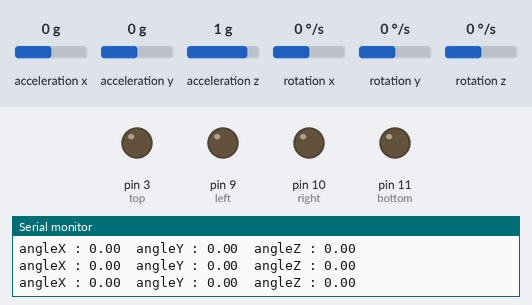
A sketch run on a simulated Arduino Uno, built with avr-gcc and run on an emulated ATmega328P. Shown: output pins drawn as LEDs (lit = HIGH), the last lines printed to the serial monitor. The inputs (shaded band) are chosen by the test bench; at power-on: acceleration x 0 g, acceleration y 0 g, acceleration z 1 g, rotation x 0 °/s, rotation y 0 °/s, rotation z 0 °/s.

Above: at 4.2 s.
4.3 s: acceleration x set to -1.4 g
At 5.5 s:
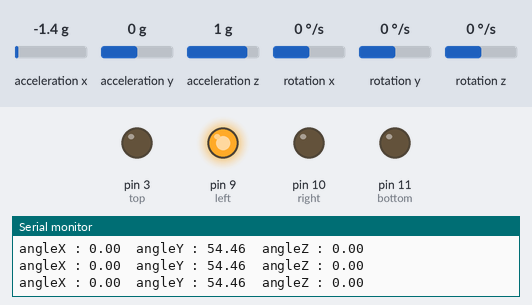
5.8 s: acceleration y set to -0.3 g
At 7.0 s:
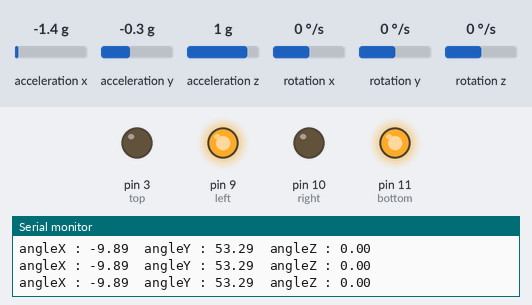
7.3 s: acceleration x set to 0.8 g
At 8.2 s:
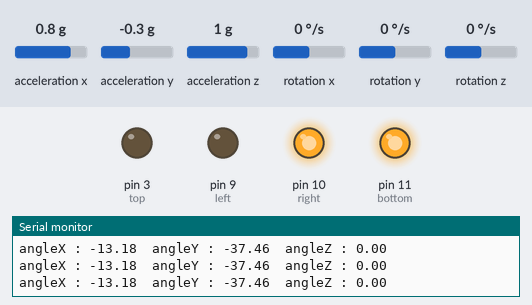
8.8 s: acceleration y set to 0 g
At 9.9 s:
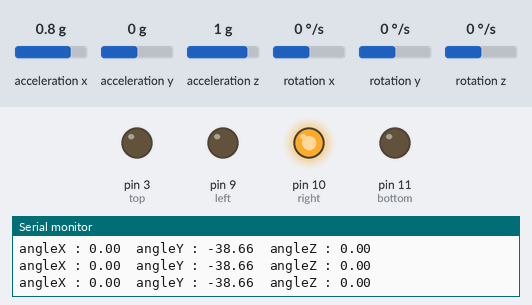
10.3 s: acceleration y set to 0.3 g
At 10.9 s:
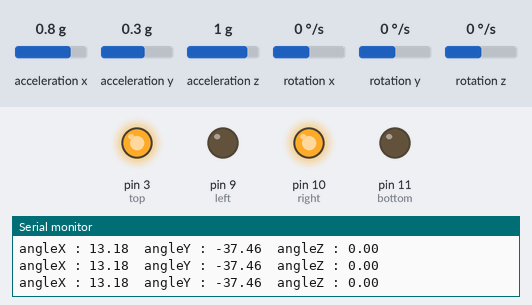
11.8 s: acceleration x set to -0.8 g
At 12.6 s:
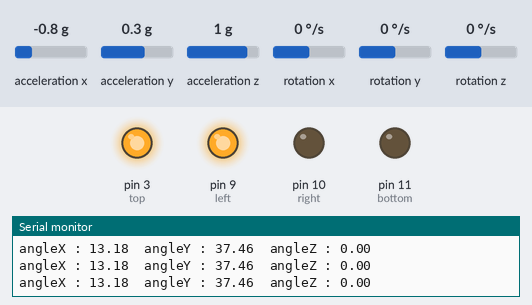
Timing chart, 0 to 14.3 s (numbered marks = the images above; inputs shaded):
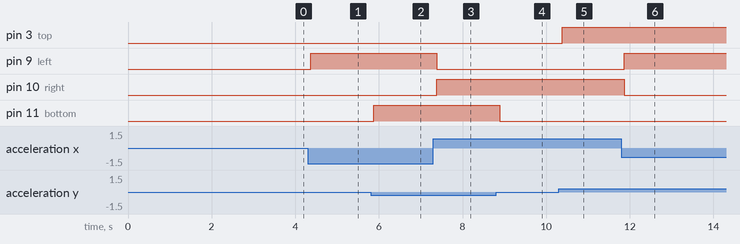

Measured:
- the behaviour switches between -0.1 and -0.2 g on acceleration y (found by bisection; images 1 and 2)
- the behaviour switches between 0.1 and 0.2 g on acceleration y (found by bisection; images 4 and 5)
- after the input at 4.3 s, pin 9 (left): LOW → HIGH after 0.07 s
- after the input at 5.8 s, pin 11 (bottom): LOW → HIGH after 0.08 s
- after the input at 7.3 s, pin 9 (left): HIGH → LOW after 0.08 s; pin 10 (right): LOW → HIGH after 0.08 s
- after the input at 8.8 s, pin 11 (bottom): HIGH → LOW after 0.09 s
- after the input at 10.3 s, pin 3 (top): LOW → HIGH after 0.09 s
- after the input at 11.8 s, pin 9 (left): LOW → HIGH after 0.07 s; pin 10 (right): HIGH → LOW after 0.07 s

The sketch:

Mini_Rocket_Nano.ino
```cpp
#include <MPU6050_tockn.h>
#include <Wire.h>
int top = 3;
int bottom = 11;
int left = 9;
int right = 10;
int lightVal = 255;
int calibratingLight = 6;
float offsetX = -5;
float offsetY = -5;
float offsetZ = 5;

MPU6050 mpu6050(Wire);

void setup() {
  digitalWrite(calibratingLight,HIGH);
  Serial.begin(9600);
  Wire.begin();
  mpu6050.begin();
  mpu6050.calcGyroOffsets(true);
  digitalWrite(calibratingLight,LOW);
}

void loop() {
  mpu6050.update();
  Serial.print("angleX : ");
  Serial.print(mpu6050.getAngleX());
  Serial.print("\tangleY : ");
  Serial.print(mpu6050.getAngleY());
  Serial.print("\tangleZ : ");
  Serial.println(mpu6050.getAngleZ());


  if(mpu6050.getAngleX()>abs(offsetX)){
    analogWrite(top,lightVal);
    }
  else{
    analogWrite(top,0);
    }

  if(mpu6050.getAngleY()>abs(offsetY)){
    analogWrite(left,lightVal);
    }
  else{
    analogWrite(left,0);
    }

  if(mpu6050.getAngleX()<-abs(offsetX)){
    analogWrite(bottom,lightVal);
    }
  else{
    analogWrite(bottom,0);
    }

  if(mpu6050.getAngleY()<-abs(offsetY)){
    analogWrite(right,lightVal);
    }
  else{
    analogWrite(right,0);
    }


}
```
